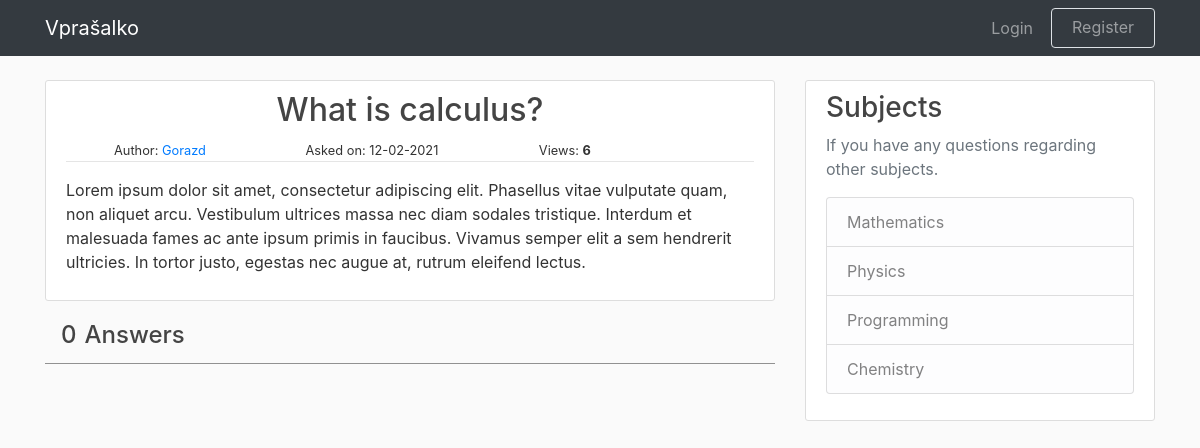
The page /question/9 on the database as committed earlier.
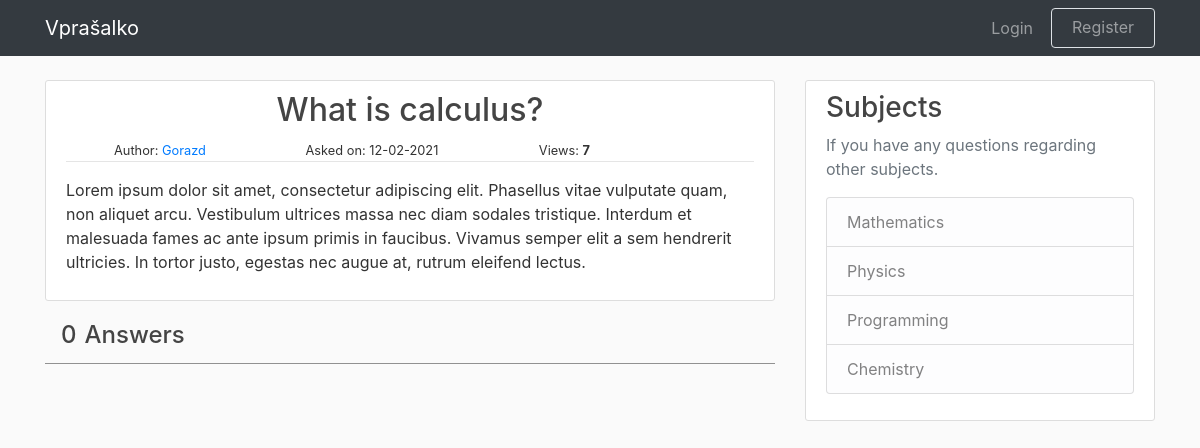
The same page on the database as committed later.
### application/models.py (models this page shows, shortened)
class Question(db.Model, UserMixin):
    id = db.Column(db.Integer, primary_key=True)
    title = db.Column(db.String(100), nullable=False)
    date_posted = db.Column(db.DateTime, nullable=False, default=datetime.utcnow)
    content = db.Column(db.Text, nullable=False)
    views = db.Column(db.Integer, default=0)
    num_answers = db.Column(db.Integer, default=0)
    user_id = db.Column(db.Integer, db.ForeignKey('user.id'), nullable=False)
    answers = db.relationship("Answer", backref="title", lazy=True, cascade="all, delete-orphan")

### application/routes.py (the view, shortened to what this page needs)
@app.route("/question/<int:question_id>", methods=['GET', 'POST'])
def question_post(question_id):
    question = Question.query.get_or_404(question_id)
    page = request.args.get("page", default=1, type=int)
    answers = Answer.query.filter_by(question_id=question.id).order_by(Answer.date_posted.desc()).paginate(page=page, per_page=3)
    question.views += 1
    db.session.commit()
    form = AnswerForm()
    return render_template('question.html', title="Question", question=question, form=form, answers=answers)

### application/templates/question.html (shortened to what this page needs)
{% extends "layout.html" %}
{% block content %}
    <div class="col-md-8 pd-0 mg-0">
        <article class="media content-section">
            <div class="media-body">
                <div class="article-metadata">
                    <h1 class="question-title">{{ question.title }}</h1>
                        <small class="ml-5 mr-5">Author: <a class="mr-auto" href="{{ url_for('user_profile', username=question.author.username) }}">{{ question.author.username }}</a> </small>
                        <small class="mr-5 ml-5">Asked on: {{ question.date_posted.strftime('%d-%m-%Y') }}</small>
                        <small class="ml-5">Views: <b>{{ question.views }}</b></small>
                    <hr class="title-line">
                </div>
                <p class="article-content">{{ question.content }}</p>
            </div>
        </article>
        <div class="Forum-title">
            <span class="row ml-auto">
                <h4 class="ml-3">{{ answers.total }}</h4>
                <h4 class="ml-2"> Answers</h4>
            </span>
        </div>
        <hr class="answer-line">
    </div>
    {% include "sidebar.html" %}
{% endblock content %}

Rows that differ between the two databases and show on the page:
changed Question "What is calculus?": views "6" → "7"
